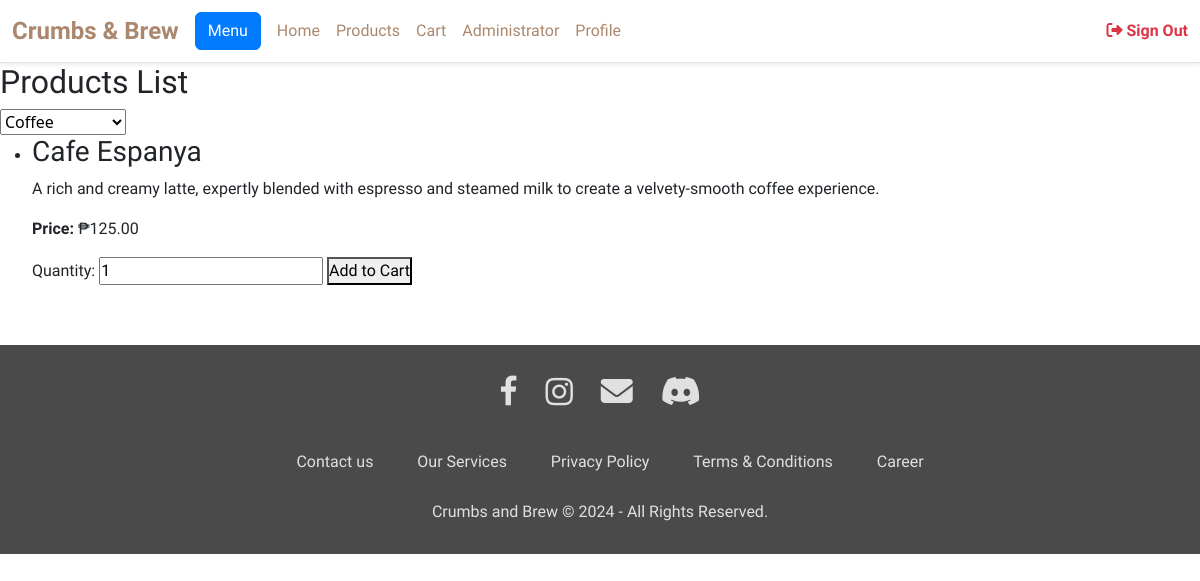
The app's page /view_product.php?category=1 with its own data.
### tables this page shows
CREATE TABLE `products` (
  `id` int(11) NOT NULL,
  `product_name` varchar(255) NOT NULL,
  `product_description` text NOT NULL,
  `product_price` decimal(10,2) NOT NULL,
  `category_id` int(11) DEFAULT NULL,
  `removed` tinyint(1) DEFAULT 0,
  `status` enum('Active','Removed') DEFAULT 'Active'
);

### view_product.php (the view, shortened to what this page needs)
<?php
include 'includes/header.php';
include('db/db_connection.php');
$category_query = "SELECT * FROM categories";
$category_result = mysqli_query($conn, $category_query);
if (isset($_GET['category']) && $_GET['category'] != '') {
    $category_id = $_GET['category'];
    $query = "SELECT * FROM products WHERE category_id = '$category_id'";
} else {
    $query = "SELECT * FROM products";
}
$result = mysqli_query($conn, $query);
?>
<!DOCTYPE html>
<html lang="en">
<head>
</head>
<body>
    <h2>Products List</h2>
    <select id="category-dropdown" name="category" onchange="window.location.href='view_product.php?category='+this.value">
        <?php while ($category = mysqli_fetch_assoc($category_result)) : ?>
            <option value="<?php echo $category['category_id']; ?>" <?php if (isset($_GET['category']) && $_GET['category'] == $category['category_id']) echo 'selected'; ?>>
                <?php echo $category['category_name']; ?>
            </option>
        <?php endwhile; ?>
    </select>
    <?php if (mysqli_num_rows($result) > 0) : ?>
        <ul>
            <?php while ($product = mysqli_fetch_assoc($result)) : ?>
                <li>
                    <h3><?php echo $product['product_name']; ?></h3>
                    <p><?php echo $product['product_description']; ?></p>
                    <p><strong>Price:</strong> ₱<?php echo number_format($product['product_price'], 2); ?></p>
                    <form action="cart.php" method="post">
                        <label for="quantity_<?php echo $product['id']; ?>">Quantity:</label>
                        <input type="number" name="quantity" id="quantity_<?php echo $product['id']; ?>" value="1" min="1">
                        <button type="submit" name="add_to_cart">Add to Cart</button>
                    </form>
                </li>
            <?php endwhile; ?>
        </ul>
    <?php else: ?>
        <p>No products added yet.</p>
    <?php endif; ?>
</body>
<?php include 'includes/footer.php'; ?>
</html>

### styles.css (style rules this page uses)
* { font-family: 'Play', sans-serif; margin: 0; padding: 0; }

### records on screen
products: product_name "Cafe Espanya", product_description "A rich and creamy latte, expertly blended with espresso and steamed milk to create a velvety-smooth coffee experience.", product_price "125.00", quantity "1"

### other values on screen
form field category "Coffee"
